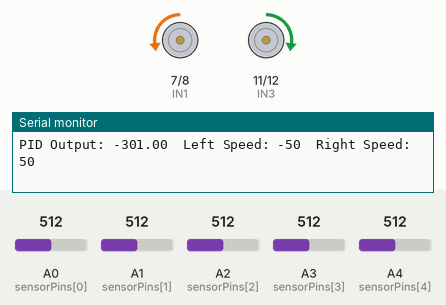
Bench run of a sketch on a simulated Arduino Uno, built with avr-gcc and run on an emulated ATmega328P. Parts: motor-driver pin pairs drawn as motors (green arrow = first pin HIGH = forward, orange = second pin HIGH = backward, longer = more drive, scaled by the enable pin), the last lines printed to the serial monitor. The test bench sets the inputs (shaded band); at power-on: A2 (sensorPins[2]) = 512, A3 (sensorPins[3]) = 512, A0 (sensorPins[0]) = 512, A1 (sensorPins[1]) = 512, A4 (sensorPins[4]) = 512.

Above: at 4.3 s.
4.4 s: A2 (sensorPins[2]) set to 687
7.4 s: A2 (sensorPins[2]) set to 719
At 8.5 s:
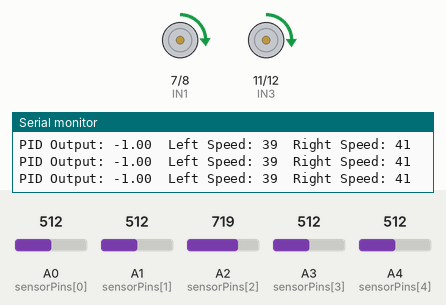
8.9 s: A3 (sensorPins[3]) set to 685
11.9 s: A3 (sensorPins[3]) set to 717
At 13.2 s:
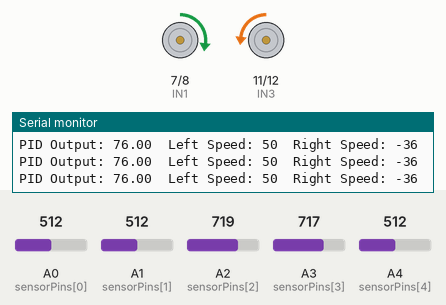
At 14.7 s:
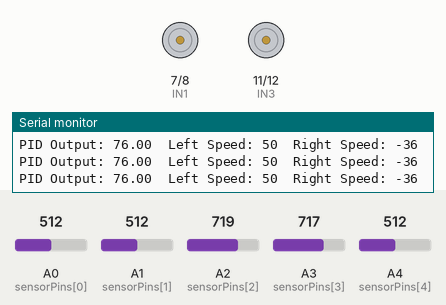
14.9 s: A0 (sensorPins[0]) set to 693
17.6 s: A0 (sensorPins[0]) set to 718
At 18.2 s:
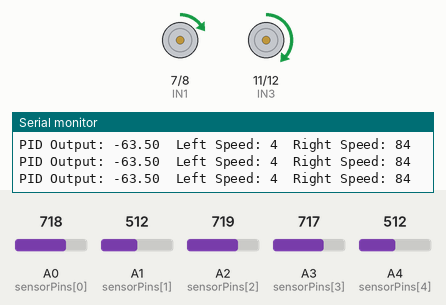
Timing chart, 0 to 20.3 s (numbered marks = the images above; inputs shaded):
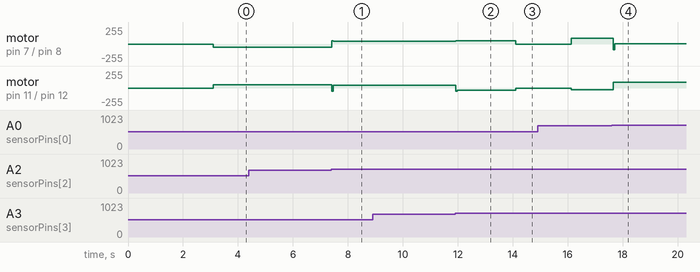

Measured:
- the behaviour switches between 700 and 701 on A2 (sensorPins[2]) (found by bisection; images 0 and 1)
- the behaviour switches between 700 and 701 on A3 (sensorPins[3]) (found by bisection; images 1 and 2)
- the behaviour switches between 700 and 701 on A0 (sensorPins[0]) (found by bisection; images 3 and 4)
- after the input at 7.4 s, motor on pin 7 (IN1) / pin 8 (IN2): backward 50/255 → forward 39/255 at once; motor on pin 11 (IN3) / pin 12 (IN4): forward 50/255 → forward 41/255 at once
- after the input at 11.9 s, motor on pin 7 (IN1) / pin 8 (IN2): forward 39/255 → forward 50/255 at once, → stopped 2.2 s later; motor on pin 11 (IN3) / pin 12 (IN4): forward 41/255 → backward 35/255 at once, → backward 36/255 0.16 s later, → stopped 2.0 s later
- after the input at 17.6 s, motor on pin 7 (IN1) / pin 8 (IN2): forward 84/255 → forward 5/255 after 0.05 s, → forward 4/255 0.16 s later; motor on pin 11 (IN3) / pin 12 (IN4): backward 27/255 → forward 84/255 after 0.05 s

The sketch:

LT_5ch_Laptime11stop_speedup_Laptime_KpUp_230727.ino
```cpp
#define extraLeftSensor A0
#define leftSensor A1
#define centerSensor A2
#define rightSensor A3
#define extraRightSensor A4

#define ENA 9
#define IN1 7
#define IN2 8
#define ENB 10
#define IN3 11
#define IN4 12

const int numSensors = 5;
const int sensorPins[numSensors] = {A0, A1, A2, A3, A4};

int baseSpeed = 40;
int maxSpeed = 50;

// PID control variables
float Kp = 0.15;
float Ki = 0.001;
float Kd = 5;
float error = 0;
float lastError = 0;
float integral = 0;

// Sensor thresholds
int blackThreshold = 700;
int whiteThreshold = 300;

// Sharp turn threshold
const int sharpTurnThreshold = 250; // Adjust this value to tune sharp turn sensitivity

int sensorMin[numSensors];
int sensorMax[numSensors];

// Timing variables
unsigned long previousMillis = 0;
unsigned long actionStartMillis = 0;
const unsigned long initialInterval = 11000; // 11 seconds
const unsigned long restDuration = 2000; // 2 seconds
const unsigned long interval = 10; // 10 milliseconds
unsigned long actionInterval = initialInterval;
float speedMultiplier = 1.0;
float incrementFactor = 1.3;
float timeIncrementFactor = 1.5;
float KpIncrementFactor = 1.25;
float currentTimeIncrementFactor = timeIncrementFactor;
bool isRunning = true;

// Function prototypes
void calibrateSensors();
bool isOffLine(int sensorValues[]);
void handleOffLine();
void setMotorSpeed(int leftSpeed, int rightSpeed, int pidOutput);
float pidControl(int sensorValues[]);
float calculatePosition(int sensorValues[]);

void setup() {
  Serial.begin(9600);

  for (int i = 0; i < numSensors; i++) {
    pinMode(sensorPins[i], INPUT);
  }

  pinMode(ENA, OUTPUT);
  pinMode(IN1, OUTPUT);
  pinMode(IN2, OUTPUT);
  pinMode(ENB, OUTPUT);
  pinMode(IN3, OUTPUT);
  pinMode(IN4, OUTPUT);

  calibrateSensors();
  actionStartMillis = millis();
}

void loop() {
  unsigned long currentMillis = millis();

  if (currentMillis - previousMillis >= interval) {
    // Save the last time you looped
    previousMillis = currentMillis;

    if (isRunning) {
      if (currentMillis - actionStartMillis >= actionInterval) {
        // Time to rest
        isRunning = false;
        actionStartMillis = currentMillis;
        setMotorSpeed(0, 0, 0);
      } else {
        int sensorValues[numSensors];
        for (int i = 0; i < numSensors; i++) {
          sensorValues[i] = analogRead(sensorPins[i]);
        }

        float pidOutput = pidControl(sensorValues);

        int leftMotorSpeed = baseSpeed * speedMultiplier + pidOutput;
        int rightMotorSpeed = baseSpeed * speedMultiplier - pidOutput;

        leftMotorSpeed = constrain(leftMotorSpeed, -maxSpeed * speedMultiplier, maxSpeed * speedMultiplier);
        rightMotorSpeed = constrain(rightMotorSpeed, -maxSpeed * speedMultiplier, maxSpeed * speedMultiplier);

        // Handle off-line case
        if (isOffLine(sensorValues)) {
          handleOffLine();
        } else {
          setMotorSpeed(leftMotorSpeed, rightMotorSpeed, abs(pidOutput));
        }

        Serial.print("PID Output: ");
        Serial.print(pidOutput);
        Serial.print("\tLeft Speed: ");
        Serial.print(leftMotorSpeed);
        Serial.print("\tRight Speed: ");
        Serial.println(rightMotorSpeed);
      }
    } else {
      if (currentMillis - actionStartMillis >= restDuration) {
        // Time to run again with increased speed and decreased duration
        isRunning = true;
        actionStartMillis = currentMillis;
        actionInterval = actionInterval / currentTimeIncrementFactor;
        speedMultiplier *= incrementFactor;
        baseSpeed *= incrementFactor;
        maxSpeed *= incrementFactor;
        Kp *= KpIncrementFactor;

        // Decrease the increment factors for the next iteration
        currentTimeIncrementFactor *= 0.85;
        incrementFactor *= 0.9;
        KpIncrementFactor *= 0.9;
      }
    }
  }
}

void calibrateSensors() {
  for (int i = 0; i < numSensors; i++) {
    sensorMin[i] = 1023;
    sensorMax[i] = 0;
  }

  unsigned long startTime = millis();
  while (millis() - startTime < 3000) {
    for (int i = 0; i < numSensors; i++) {
      int sensorValue = analogRead(sensorPins[i]);
      if (sensorValue < sensorMin[i]) sensorMin[i] = sensorValue;
      if (sensorValue > sensorMax[i]) sensorMax[i] = sensorValue;
    }
  }

  Serial.println("Calibration results:");
  for (int i = 0; i < numSensors; i++) {
    Serial.print("Sensor ");
    Serial.print(i);
    Serial.print(" min: ");
    Serial.print(sensorMin[i]);
    Serial.print(" max: ");
    Serial.println(sensorMax[i]);
  }
}

float pidControl(int sensorValues[]) {
  float position = calculatePosition(sensorValues);
  error = position - 2000; // Center position is 2000

  integral += error;
  integral = constrain(integral, -1000, 1000); // Prevent integral windup

  float derivative = error - lastError;

  float output = Kp * error + Ki * integral + Kd * derivative;

  lastError = error;

  return output;
}

float calculatePosition(int sensorValues[]) {
  float weightedSum = 0;
  int sum = 0;

  for (int i = 0; i < numSensors; i++) {
    if (sensorValues[i] > blackThreshold) {
      weightedSum += (i * 1000);
      sum++;
    }
  }

  if (sum == 0) {
    return lastError > 0 ? 4000 : 0; // Maintain last direction if off-line
  }

  return weightedSum / sum;
}

bool isOffLine(int sensorValues[]) {
  for (int i = 0; i < numSensors; i++) {
    if (sensorValues[i] > blackThreshold) {
      return false;
    }
  }
  return true;
}

void handleOffLine() {
  if (lastError > 0) {
    // Turn right (sharp turn)
    setMotorSpeed(maxSpeed, -maxSpeed, maxSpeed);
  } else {
    // Turn left (sharp turn)
    setMotorSpeed(-maxSpeed, maxSpeed, maxSpeed);
  }
}

void setMotorSpeed(int leftSpeed, int rightSpeed, int pidOutput) {
  if (pidOutput > sharpTurnThreshold || pidOutput < -sharpTurnThreshold) {
    // Sharp turn: stop or reverse one wheel
    digitalWrite(IN1, leftSpeed > 0 ? HIGH : LOW);
    digitalWrite(IN2, leftSpeed > 0 ? LOW : HIGH);
    analogWrite(ENA, abs(leftSpeed));

    digitalWrite(IN3, rightSpeed > 0 ? HIGH : LOW);
    digitalWrite(IN4, rightSpeed > 0 ? LOW : HIGH);
    analogWrite(ENB, abs(rightSpeed));
  } else {
    // Smooth turn: adjust speeds proportionally
    if (leftSpeed > 0) {
      digitalWrite(IN1, HIGH);
      digitalWrite(IN2, LOW);
      analogWrite(ENA, leftSpeed);
    } else {
      digitalWrite(IN1, LOW);
      digitalWrite(IN2, HIGH);
      analogWrite(ENA, -leftSpeed);
    }

    if (rightSpeed > 0) {
      digitalWrite(IN3, HIGH);
      digitalWrite(IN4, LOW);
      analogWrite(ENB, rightSpeed);
    } else {
      digitalWrite(IN3, LOW);
      digitalWrite(IN4, HIGH);
      analogWrite(ENB, -rightSpeed);
    }
  }
}
```
